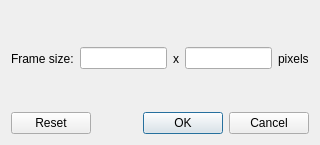
<?xml version="1.0" encoding="UTF-8"?>
<ui version="4.0">
 <class>dialog_render_settings</class>
 <widget class="QDialog" name="dialog_render_settings">
  <property name="geometry">
   <rect>
    <x>0</x>
    <y>0</y>
    <width>320</width>
    <height>145</height>
   </rect>
  </property>
  <property name="windowTitle">
   <string>Render Settings</string>
  </property>
  <property name="modal">
   <bool>true</bool>
  </property>
  <layout class="QVBoxLayout" name="verticalLayout">
   <item>
    <layout class="QHBoxLayout" name="layout_size">
     <item>
      <widget class="QLabel" name="label_size">
       <property name="text">
        <string>Frame size:</string>
       </property>
      </widget>
     </item>
     <item>
      <widget class="QLineEdit" name="edit_width"/>
     </item>
     <item>
      <widget class="QLabel" name="label_size_x">
       <property name="text">
        <string>x</string>
       </property>
      </widget>
     </item>
     <item>
      <widget class="QLineEdit" name="edit_height"/>
     </item>
     <item>
      <widget class="QLabel" name="label_size_units">
       <property name="text">
        <string>pixels</string>
       </property>
      </widget>
     </item>
    </layout>
   </item>
   <item>
    <widget class="QDialogButtonBox" name="dialogButtonBox">
     <property name="standardButtons">
      <set>QDialogButtonBox::Cancel|QDialogButtonBox::Ok|QDialogButtonBox::Reset</set>
     </property>
    </widget>
   </item>
  </layout>
 </widget>
 <resources/>
 <connections>
  <connection>
   <sender>dialogButtonBox</sender>
   <signal>accepted()</signal>
   <receiver>dialog_render_settings</receiver>
   <slot>accept()</slot>
   <hints>
    <hint type="sourcelabel">
     <x>248</x>
     <y>254</y>
    </hint>
    <hint type="destinationlabel">
     <x>157</x>
     <y>274</y>
    </hint>
   </hints>
  </connection>
  <connection>
   <sender>dialogButtonBox</sender>
   <signal>rejected()</signal>
   <receiver>dialog_render_settings</receiver>
   <slot>reject()</slot>
   <hints>
    <hint type="sourcelabel">
     <x>316</x>
     <y>260</y>
    </hint>
    <hint type="destinationlabel">
     <x>286</x>
     <y>274</y>
    </hint>
   </hints>
  </connection>
 </connections>
</ui>
